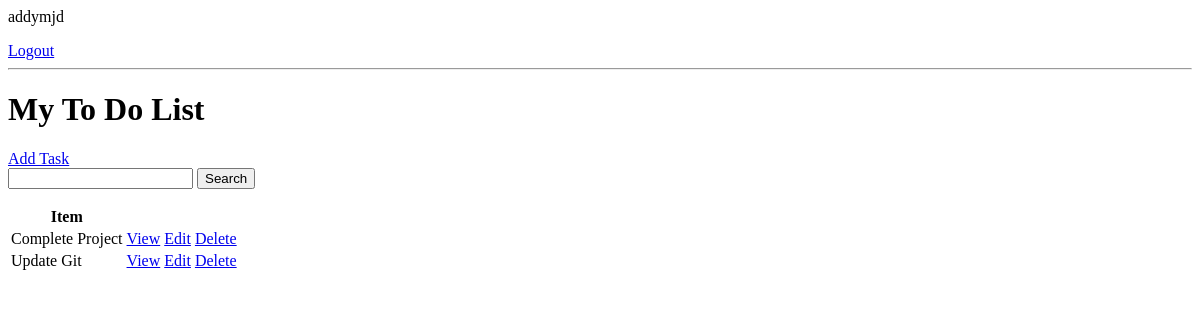
Page / (signed in) on the earlier database version.
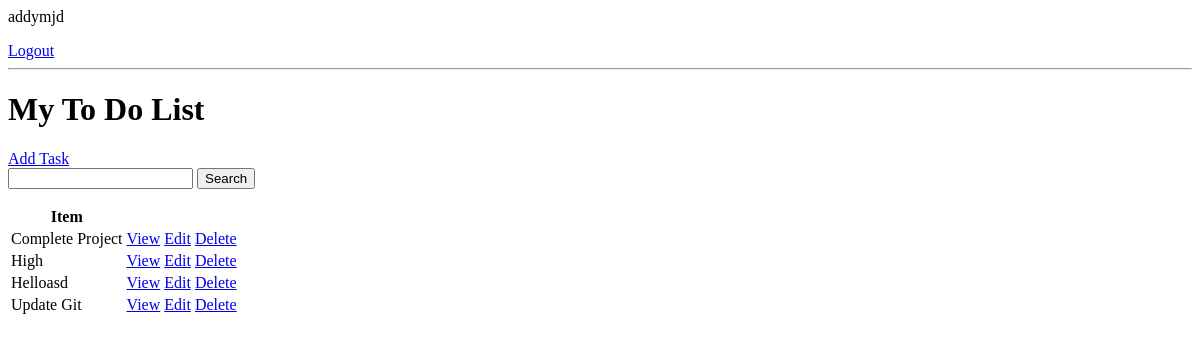
Same page on the later database version.
### useend/models.py (models this page shows, shortened)
class Task(models.Model):
    3
    GENDER_CHOICES = (
    ('H', 'High'),
    ('M', 'Medium'),
    ('L','Low')
    )
    user = models.ForeignKey(User,on_delete=models.CASCADE,null=True,blank=True)
    title = models.CharField(max_length=250)
    description = models.CharField(max_length=250,null=False,blank=False)
    priority = models.CharField(choices=GENDER_CHOICES, max_length=128)
    complete = models.BooleanField(default=False)
    when_created = models.DateTimeField(auto_now_add=True)
    class Meta:
        ordering = ['priority']

### useend/views.py (the view)
# urls.py: path('',TaskList.as_view(),name='tasks'),
class TaskList(LoginRequiredMixin,ListView):
    model = Task
    context_object_name = 'tasks'
    def get_context_data(self, **kwargs):
        context = super().get_context_data(**kwargs)
        context['tasks'] = context['tasks'].filter(user=self.request.user)
        context['count'] = context['tasks'].filter(complete=False).count()
        search_input = self.request.GET.get('search-area') or ''
        if search_input:
            context['tasks'] = context['tasks'].filter(
                title__startswith=search_input)
        context['search_input'] = search_input
        return context

### useend/templates/useend/task_list.html
{% if request.user.is_authenticated %}
    <p>{{request.user}}</p>
    <a href="{% url 'logout' %}">Logout</a>
{% else %}
    <a href="{% url 'login' %}">Login</a>
{% endif %}
<hr>
<h1>My To Do List  </h1>
<a href="{% url 'task-create' %}">Add Task</a>
<form method="GET">
    <input type="text" name="search-area" value="{{search_input}}">
    <input type="submit" value="Search">
</form>
<table>
    <tr>
        <th>Item</th>
        <th></th>
     </tr>
     {% for task in  tasks%}
    <tr>
        <td>{{task.title}}</td>
        <td><a href="{% url 'task' task.id %}">View</a></td>
        <td><a href="{% url 'task-update' task.id %}">Edit</a></td>
        <td><a href="{% url 'task-delete' task.id %}">Delete</a></td>
    </tr>
    {% empty %}
        <h3>No items in the list</h3>
     {% endfor %}
</table>

Differences in the rows shown:
added Task: title "High"
added Task: title "Helloasd"
